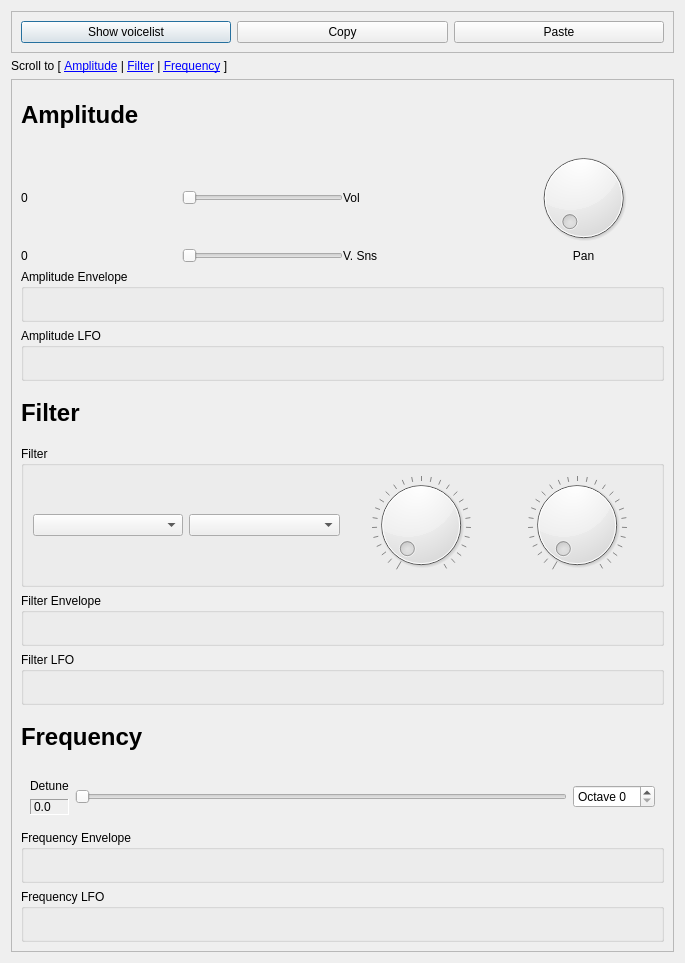
<?xml version="1.0" encoding="UTF-8"?>
<ui version="4.0">
 <class>AddnoteUI</class>
 <widget class="QDialog" name="AddnoteUI">
  <property name="geometry">
   <rect>
    <x>0</x>
    <y>0</y>
    <width>685</width>
    <height>963</height>
   </rect>
  </property>
  <property name="windowTitle">
   <string>Dialog</string>
  </property>
  <layout class="QVBoxLayout" name="verticalLayout">
   <item>
    <widget class="QFrame" name="frame">
     <property name="frameShape">
      <enum>QFrame::StyledPanel</enum>
     </property>
     <property name="frameShadow">
      <enum>QFrame::Raised</enum>
     </property>
     <layout class="QHBoxLayout" name="horizontalLayout">
      <item>
       <widget class="QPushButton" name="pushButton_3">
        <property name="text">
         <string>Show voicelist</string>
        </property>
       </widget>
      </item>
      <item>
       <widget class="QPushButton" name="pushButton">
        <property name="text">
         <string>Copy</string>
        </property>
       </widget>
      </item>
      <item>
       <widget class="QPushButton" name="pushButton_2">
        <property name="text">
         <string>Paste</string>
        </property>
       </widget>
      </item>
     </layout>
    </widget>
   </item>
   <item>
    <widget class="QLabel" name="label">
     <property name="text">
      <string>Scroll to [ &lt;a href=&quot;filters&quot;&gt;&lt;span style=&quot; text-decoration: underline; color:#0000ff;&quot;&gt;Amplitude&lt;/span&gt;&lt;/a&gt; | &lt;a href=&quot;filters&quot;&gt;&lt;span style=&quot; text-decoration: underline; color:#0000ff;&quot;&gt;Filter&lt;/span&gt;&lt;/a&gt; | &lt;a href=&quot;frequency&quot;&gt;&lt;span style=&quot; text-decoration: underline; color:#0000ff;&quot;&gt;Frequency&lt;/span&gt;&lt;/a&gt; ]</string>
     </property>
    </widget>
   </item>
   <item>
    <widget class="QScrollArea" name="scrollArea">
     <property name="verticalScrollBarPolicy">
      <enum>Qt::ScrollBarAsNeeded</enum>
     </property>
     <property name="widgetResizable">
      <bool>true</bool>
     </property>
     <widget class="QWidget" name="scrollAreaWidgetContents">
      <property name="geometry">
       <rect>
        <x>0</x>
        <y>0</y>
        <width>671</width>
        <height>882</height>
       </rect>
      </property>
      <layout class="QVBoxLayout" name="verticalLayout_2">
       <item>
        <widget class="QLabel" name="label_2">
         <property name="text">
          <string>&lt;h1&gt;Amplitude&lt;/h1&gt;</string>
         </property>
        </widget>
       </item>
       <item>
        <layout class="QGridLayout" name="gridLayout">
         <property name="spacing">
          <number>0</number>
         </property>
         <item row="0" column="0">
          <widget class="QLabel" name="label_5">
           <property name="text">
            <string>0</string>
           </property>
          </widget>
         </item>
         <item row="0" column="1">
          <widget class="QSlider" name="horizontalSlider">
           <property name="sizePolicy">
            <sizepolicy hsizetype="Preferred" vsizetype="Fixed">
             <horstretch>0</horstretch>
             <verstretch>0</verstretch>
            </sizepolicy>
           </property>
           <property name="orientation">
            <enum>Qt::Horizontal</enum>
           </property>
          </widget>
         </item>
         <item row="0" column="2">
          <widget class="QLabel" name="label_6">
           <property name="text">
            <string>Vol</string>
           </property>
          </widget>
         </item>
         <item row="1" column="0">
          <widget class="QLabel" name="label_7">
           <property name="text">
            <string>0</string>
           </property>
          </widget>
         </item>
         <item row="1" column="1">
          <widget class="QSlider" name="horizontalSlider_2">
           <property name="sizePolicy">
            <sizepolicy hsizetype="Preferred" vsizetype="Fixed">
             <horstretch>0</horstretch>
             <verstretch>0</verstretch>
            </sizepolicy>
           </property>
           <property name="orientation">
            <enum>Qt::Horizontal</enum>
           </property>
          </widget>
         </item>
         <item row="1" column="2">
          <widget class="QLabel" name="label_8">
           <property name="text">
            <string>V. Sns</string>
           </property>
          </widget>
         </item>
         <item row="0" column="3">
          <widget class="Dial" name="dial">
           <property name="sizePolicy">
            <sizepolicy hsizetype="Preferred" vsizetype="Preferred">
             <horstretch>0</horstretch>
             <verstretch>0</verstretch>
            </sizepolicy>
           </property>
          </widget>
         </item>
         <item row="1" column="3">
          <widget class="QLabel" name="label_10">
           <property name="text">
            <string>Pan</string>
           </property>
           <property name="alignment">
            <set>Qt::AlignCenter</set>
           </property>
          </widget>
         </item>
        </layout>
       </item>
       <item>
        <widget class="EnvelopeBox" name="amplitudeEnvelope">
         <property name="title">
          <string>Amplitude Envelope</string>
         </property>
        </widget>
       </item>
       <item>
        <widget class="LFOBox" name="amplitudeLFO">
         <property name="title">
          <string>Amplitude LFO</string>
         </property>
        </widget>
       </item>
       <item>
        <widget class="QLabel" name="label_3">
         <property name="text">
          <string>&lt;h1&gt;Filter&lt;/h1&gt;</string>
         </property>
        </widget>
       </item>
       <item>
        <widget class="GroupBox" name="groupBox">
         <property name="title">
          <string>Filter</string>
         </property>
         <property name="controlId" stdset="0">
          <string>FilterParams</string>
         </property>
         <layout class="QGridLayout" name="gridLayout_2">
          <item row="0" column="0">
           <widget class="ComboBox" name="comboBox_3">
            <property name="controlId" stdset="0">
             <string>Type</string>
            </property>
           </widget>
          </item>
          <item row="0" column="1">
           <widget class="ComboBox" name="comboBox_4">
            <property name="controlId" stdset="0">
             <string>Category</string>
            </property>
           </widget>
          </item>
          <item row="0" column="2">
           <widget class="Dial" name="partPan_2">
            <property name="maximum">
             <number>127</number>
            </property>
            <property name="pageStep">
             <number>32</number>
            </property>
            <property name="wrapping">
             <bool>false</bool>
            </property>
            <property name="notchTarget">
             <double>4.699999999999999</double>
            </property>
            <property name="notchesVisible">
             <bool>true</bool>
            </property>
            <property name="controlId" stdset="0">
             <string>CenterFrequency</string>
            </property>
           </widget>
          </item>
          <item row="0" column="3">
           <widget class="Dial" name="masterVolume_10">
            <property name="maximum">
             <number>127</number>
            </property>
            <property name="pageStep">
             <number>32</number>
            </property>
            <property name="wrapping">
             <bool>false</bool>
            </property>
            <property name="notchTarget">
             <double>4.699999999999999</double>
            </property>
            <property name="notchesVisible">
             <bool>true</bool>
            </property>
            <property name="controlId" stdset="0">
             <string>Frequency</string>
            </property>
           </widget>
          </item>
         </layout>
        </widget>
       </item>
       <item>
        <widget class="EnvelopeBox" name="filterEnvelope">
         <property name="title">
          <string>Filter Envelope</string>
         </property>
        </widget>
       </item>
       <item>
        <widget class="LFOBox" name="filterLFO">
         <property name="title">
          <string>Filter LFO</string>
         </property>
        </widget>
       </item>
       <item>
        <widget class="QLabel" name="label_4">
         <property name="text">
          <string>&lt;h1&gt;Frequency&lt;/h1&gt;</string>
         </property>
        </widget>
       </item>
       <item>
        <widget class="QWidget" name="widget" native="true">
         <layout class="QHBoxLayout" name="horizontalLayout_3">
          <item>
           <layout class="QVBoxLayout" name="verticalLayout_4">
            <item>
             <widget class="QLabel" name="label_9">
              <property name="text">
               <string>Detune</string>
              </property>
             </widget>
            </item>
            <item>
             <widget class="QLabel" name="label_11">
              <property name="frameShape">
               <enum>QFrame::Panel</enum>
              </property>
              <property name="frameShadow">
               <enum>QFrame::Sunken</enum>
              </property>
              <property name="text">
               <string>0.0</string>
              </property>
             </widget>
            </item>
           </layout>
          </item>
          <item>
           <widget class="QSlider" name="horizontalSlider_3">
            <property name="orientation">
             <enum>Qt::Horizontal</enum>
            </property>
           </widget>
          </item>
          <item>
           <widget class="QSpinBox" name="octave">
            <property name="prefix">
             <string>Octave </string>
            </property>
           </widget>
          </item>
         </layout>
        </widget>
       </item>
       <item>
        <widget class="EnvelopeBox" name="frequencyEnvelope">
         <property name="title">
          <string>Frequency Envelope</string>
         </property>
        </widget>
       </item>
       <item>
        <widget class="LFOBox" name="frequencyLFO">
         <property name="title">
          <string>Frequency LFO</string>
         </property>
        </widget>
       </item>
      </layout>
     </widget>
    </widget>
   </item>
  </layout>
 </widget>
 <customwidgets>
  <customwidget>
   <class>Dial</class>
   <extends>QDial</extends>
   <header>Dial.h</header>
  </customwidget>
  <customwidget>
   <class>ComboBox</class>
   <extends>QComboBox</extends>
   <header>ComboBox.h</header>
  </customwidget>
  <customwidget>
   <class>GroupBox</class>
   <extends>QGroupBox</extends>
   <header>GroupBox.h</header>
   <container>1</container>
  </customwidget>
  <customwidget>
   <class>LFOBox</class>
   <extends>QGroupBox</extends>
   <header>LFOBox.h</header>
   <container>1</container>
  </customwidget>
  <customwidget>
   <class>EnvelopeBox</class>
   <extends>QGroupBox</extends>
   <header>EnvelopeBox.h</header>
   <container>1</container>
  </customwidget>
 </customwidgets>
 <resources/>
 <connections/>
</ui>
